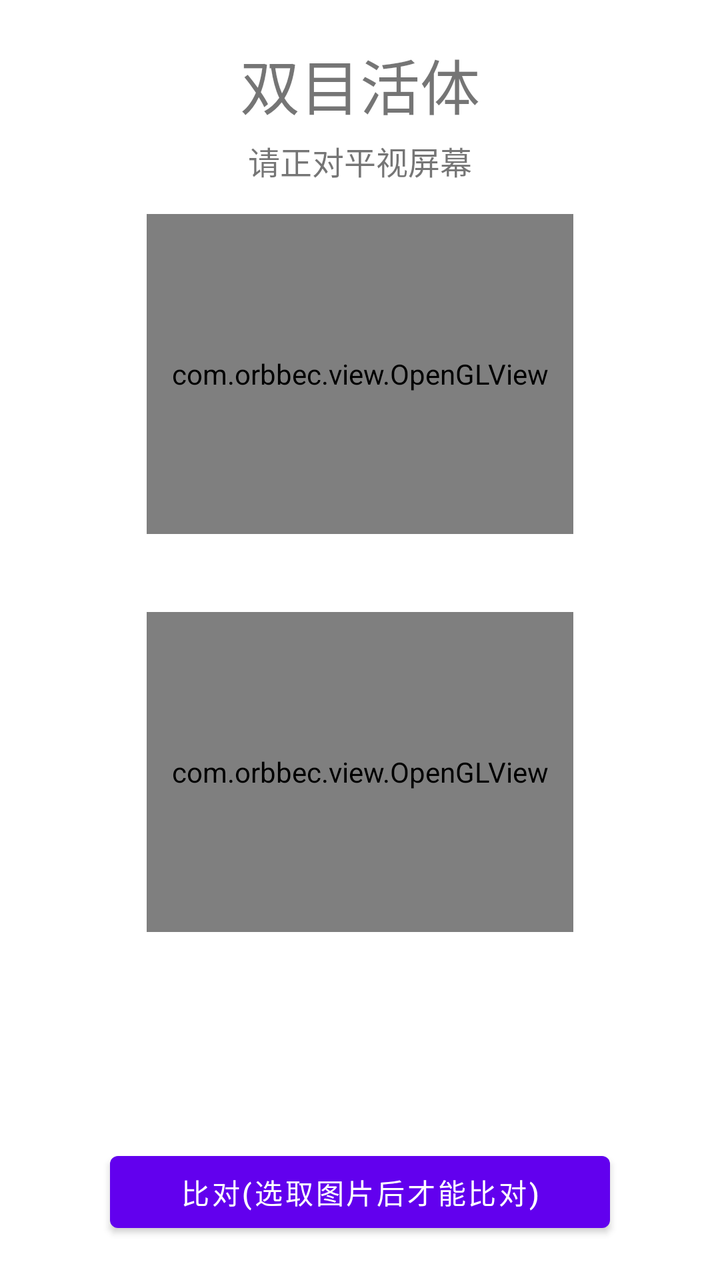
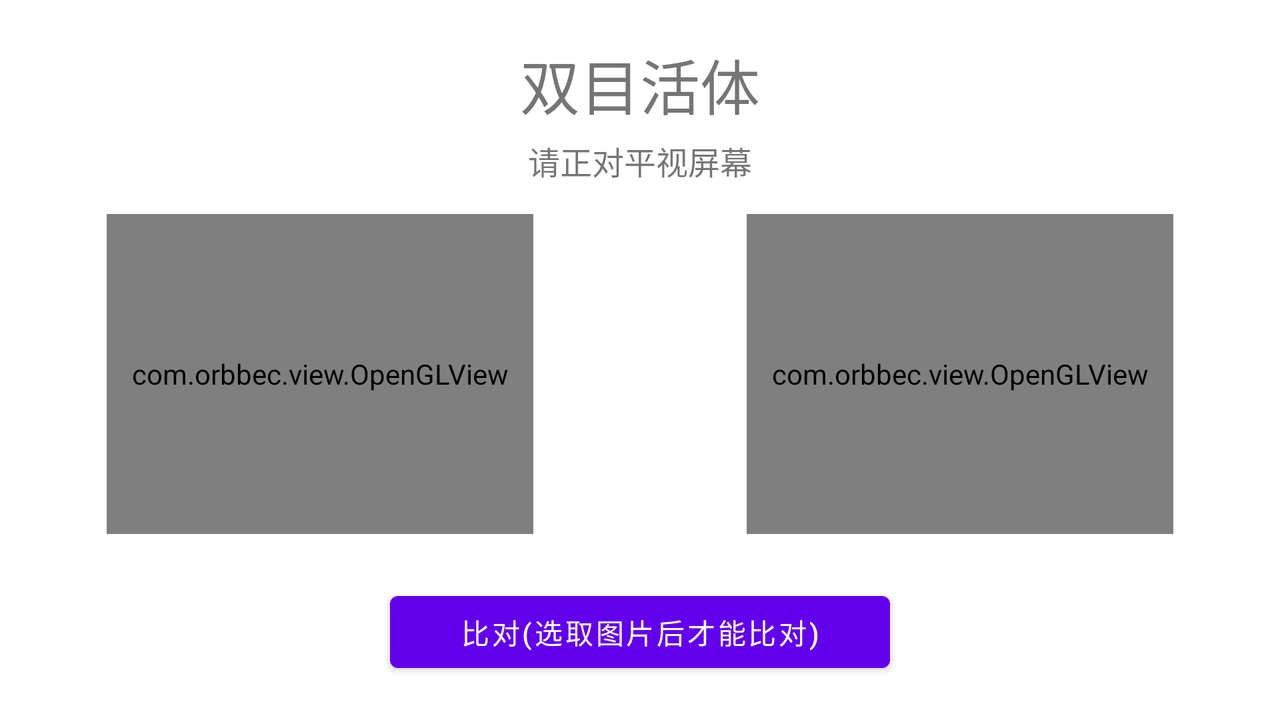

One screen, two layout resources from the same app: the default and the repository's alternative for another configuration. Each is rendered where Android would select it; the XML of both is given below.
<!-- AndroidManifest.xml: application theme AppTheme -->
<!-- res/layout/activity_orbbec_video_match_image.xml -->
<?xml version="1.0" encoding="utf-8"?>

<RelativeLayout xmlns:android="http://schemas.android.com/apk/res/android"
              android:layout_width="fill_parent"
              android:layout_height="fill_parent"
              android:orientation="vertical">
    <LinearLayout
            android:layout_width="match_parent"
            android:layout_height="match_parent"
            android:orientation="vertical">
    <LinearLayout
            android:id="@+id/layout_header"
            android:layout_width="match_parent"
            android:layout_height="wrap_content"
            android:layout_marginBottom="10dp"
            android:layout_marginTop="20dp"
            android:orientation="vertical">

        <TextView
                android:id="@+id/title"
                android:layout_width="wrap_content"
                android:layout_height="wrap_content"
                android:layout_gravity="center_horizontal"
                android:text="双目活体"
                android:textSize="30dp"/>
        <TextView
                android:id="@+id/message"
                android:layout_width="wrap_content"
                android:layout_height="wrap_content"
                android:layout_gravity="center_horizontal"
                android:layout_marginTop="20dp"
                android:text="请正对平视屏幕"
                android:textSize="16dp"
                android:layout_margin="5dp"/>
    </LinearLayout>

    <LinearLayout
            android:layout_width="match_parent"
            android:layout_height="wrap_content"
            android:gravity="center_horizontal"
            android:orientation="vertical">
        <LinearLayout android:layout_width="wrap_content"
                      android:layout_height="wrap_content"
                      android:orientation="vertical"
                      android:layout_gravity="center_horizontal"
                      android:gravity="center_horizontal">
            <com.orbbec.view.OpenGLView
                    android:id="@+id/rgbGlView"
                    android:layout_width="640px"
                    android:layout_height="480px"/>
            <TextView android:id="@+id/rgb_liveness_tip_tv"
                      android:layout_width="wrap_content"
                      android:layout_height="wrap_content"
                      android:layout_gravity="center"
                      android:layout_margin="10dp"
                      android:gravity="center"/>
        </LinearLayout>
        <LinearLayout android:layout_width="wrap_content"
                      android:layout_height="wrap_content"
                      android:orientation="vertical"
                      android:layout_gravity="center_horizontal"
                      android:gravity="center_horizontal">
            <com.orbbec.view.OpenGLView
                    android:id="@+id/depthGlView"
                    android:layout_width="640px"
                    android:layout_height="480px"/>
            <TextView android:id="@+id/depth_liveness_tip_tv"
                      android:layout_width="wrap_content"
                      android:layout_height="wrap_content"
                      android:layout_margin="10dp"
                      android:layout_gravity="center"
                      android:gravity="center"
            />
        </LinearLayout>
    </LinearLayout>

    </LinearLayout>
    <LinearLayout
            android:layout_width="wrap_content"
            android:layout_height="wrap_content"
            android:layout_centerHorizontal="true"
            android:orientation="horizontal"
            android:layout_marginBottom="20dp"
            android:layout_above="@+id/pick_from_album_btn">

    <ImageView
            android:id="@+id/pick_from_album_iv"
            android:layout_width="160dp"
            android:layout_height="160dp"/>
    <LinearLayout
            android:layout_width="wrap_content"
            android:layout_height="wrap_content"
            android:layout_margin="10dp"
            android:orientation="vertical">
        <TextView
                android:textColor="@android:color/holo_red_dark"
                android:id="@+id/facesets_count_tv"
                android:layout_width="wrap_content"
                android:layout_height="wrap_content"/>
        <TextView
                android:id="@+id/detect_duration_tv"
                android:textColor="@android:color/holo_red_dark"
                android:layout_width="wrap_content"
                android:layout_height="wrap_content"/>
        <TextView
                android:id="@+id/rgb_liveness_duration_tv"
                android:textColor="@android:color/holo_red_dark"
                android:layout_width="wrap_content"
                android:layout_height="wrap_content"/>
        <TextView
                android:id="@+id/rgb_liveness_score_tv"
                android:textColor="@android:color/holo_red_dark"
                android:layout_width="wrap_content"
                android:layout_height="wrap_content"/>
        <TextView
                android:id="@+id/depth_liveness_duration_tv"
                android:textColor="@android:color/holo_red_dark"
                android:layout_width="wrap_content"
                android:layout_height="wrap_content"/>
        <TextView
                android:id="@+id/depth_liveness_score_tv"
                android:textColor="@android:color/holo_red_dark"
                android:layout_width="wrap_content"
                android:layout_height="wrap_content"/>
        <TextView
                android:id="@+id/match_score_tv"
                android:textColor="@android:color/holo_red_dark"
                android:layout_width="wrap_content"
                android:layout_height="wrap_content"/>
    </LinearLayout>

    </LinearLayout>

    <Button
            android:id="@+id/pick_from_album_btn"
            android:layout_width="250dp"
            android:layout_height="48dp"
            android:layout_marginBottom="20dp"
            android:layout_centerHorizontal="true"
            android:layout_alignParentBottom="true"
            android:text="比对(选取图片后才能比对)"/>
</RelativeLayout>
<!-- resources referenced by this layout -->
<resources>

</resources>
<!-- res/layout-land/activity_orbbec_video_match_image.xml (the repository's variant of the layout above) -->
<!-- drawn on the phone turned sideways -->
<?xml version="1.0" encoding="utf-8"?>

<RelativeLayout xmlns:android="http://schemas.android.com/apk/res/android"
              android:layout_width="fill_parent"
              android:layout_height="fill_parent"
              android:orientation="vertical">
    <LinearLayout
            android:layout_width="match_parent"
            android:layout_height="match_parent"
            android:orientation="vertical">
    <LinearLayout
            android:id="@+id/layout_header"
            android:layout_width="match_parent"
            android:layout_height="wrap_content"
            android:layout_marginBottom="10dp"
            android:layout_marginTop="20dp"
            android:orientation="vertical">

        <TextView
                android:id="@+id/title"
                android:layout_width="wrap_content"
                android:layout_height="wrap_content"
                android:layout_gravity="center_horizontal"
                android:text="双目活体"
                android:textSize="30dp"/>
        <TextView
                android:id="@+id/message"
                android:layout_width="wrap_content"
                android:layout_height="wrap_content"
                android:layout_gravity="center_horizontal"
                android:layout_marginTop="20dp"
                android:text="请正对平视屏幕"
                android:textSize="16dp"
                android:layout_margin="5dp"/>
    </LinearLayout>

    <LinearLayout
            android:layout_width="match_parent"
            android:layout_height="wrap_content"
            android:orientation="horizontal">
        <LinearLayout android:layout_width="0dp"
                      android:layout_height="wrap_content"
                      android:orientation="vertical"
                      android:layout_gravity="center_horizontal"
                      android:gravity="center_horizontal"
                      android:layout_weight="1">
            <com.orbbec.view.OpenGLView
                    android:id="@+id/rgbGlView"
                    android:layout_width="640px"
                    android:layout_height="480px"/>
            <TextView android:id="@+id/rgb_liveness_tip_tv"
                      android:layout_width="wrap_content"
                      android:layout_height="wrap_content"
                      android:layout_gravity="center"
                      android:layout_margin="10dp"
                      android:gravity="center"/>
        </LinearLayout>
        <LinearLayout android:layout_width="0dp"
                      android:layout_height="wrap_content"
                      android:orientation="vertical"
                      android:layout_gravity="center_horizontal"
                      android:gravity="center_horizontal"
                      android:layout_weight="1">
            <com.orbbec.view.OpenGLView
                    android:id="@+id/depthGlView"
                    android:layout_width="640px"
                    android:layout_height="480px"/>
            <TextView android:id="@+id/depth_liveness_tip_tv"
                      android:layout_width="wrap_content"
                      android:layout_height="wrap_content"
                      android:layout_margin="10dp"
                      android:layout_gravity="center"
                      android:gravity="center"
            />
        </LinearLayout>
    </LinearLayout>

    </LinearLayout>
    <LinearLayout
            android:layout_width="wrap_content"
            android:layout_height="wrap_content"
            android:layout_centerHorizontal="true"
            android:layout_margin="20dp"
            android:orientation="horizontal"
            android:layout_above="@+id/pick_from_album_btn">
        <ImageView
                android:id="@+id/pick_from_album_iv"
                android:layout_width="160dp"
                android:layout_height="160dp"
                android:layout_centerHorizontal="true"/>


    <LinearLayout
            android:layout_width="wrap_content"
            android:layout_height="wrap_content"
            android:layout_margin="10dp"
            android:orientation="vertical"
            >
        <TextView
                android:textColor="@android:color/holo_red_dark"
                android:id="@+id/facesets_count_tv"
                android:layout_width="wrap_content"
                android:layout_height="wrap_content"/>
        <TextView
                android:id="@+id/detect_duration_tv"
                android:textColor="@android:color/holo_red_dark"
                android:layout_width="wrap_content"
                android:layout_height="wrap_content"/>
        <TextView
                android:id="@+id/rgb_liveness_duration_tv"
                android:textColor="@android:color/holo_red_dark"
                android:layout_width="wrap_content"
                android:layout_height="wrap_content"/>
        <TextView
                android:id="@+id/rgb_liveness_score_tv"
                android:textColor="@android:color/holo_red_dark"
                android:layout_width="wrap_content"
                android:layout_height="wrap_content"/>
        <TextView
                android:id="@+id/depth_liveness_duration_tv"
                android:textColor="@android:color/holo_red_dark"
                android:layout_width="wrap_content"
                android:layout_height="wrap_content"/>
        <TextView
                android:id="@+id/depth_liveness_score_tv"
                android:textColor="@android:color/holo_red_dark"
                android:layout_width="wrap_content"
                android:layout_height="wrap_content"/>
        <TextView
                android:id="@+id/match_score_tv"
                android:textColor="@android:color/holo_red_dark"
                android:layout_width="wrap_content"
                android:layout_height="wrap_content"/>
    </LinearLayout>
    </LinearLayout>

    <Button
            android:id="@+id/pick_from_album_btn"
            android:layout_width="250dp"
            android:layout_height="48dp"
            android:layout_marginBottom="20dp"
            android:layout_centerHorizontal="true"
            android:layout_alignParentBottom="true"
            android:text="比对(选取图片后才能比对)"/>
</RelativeLayout>
